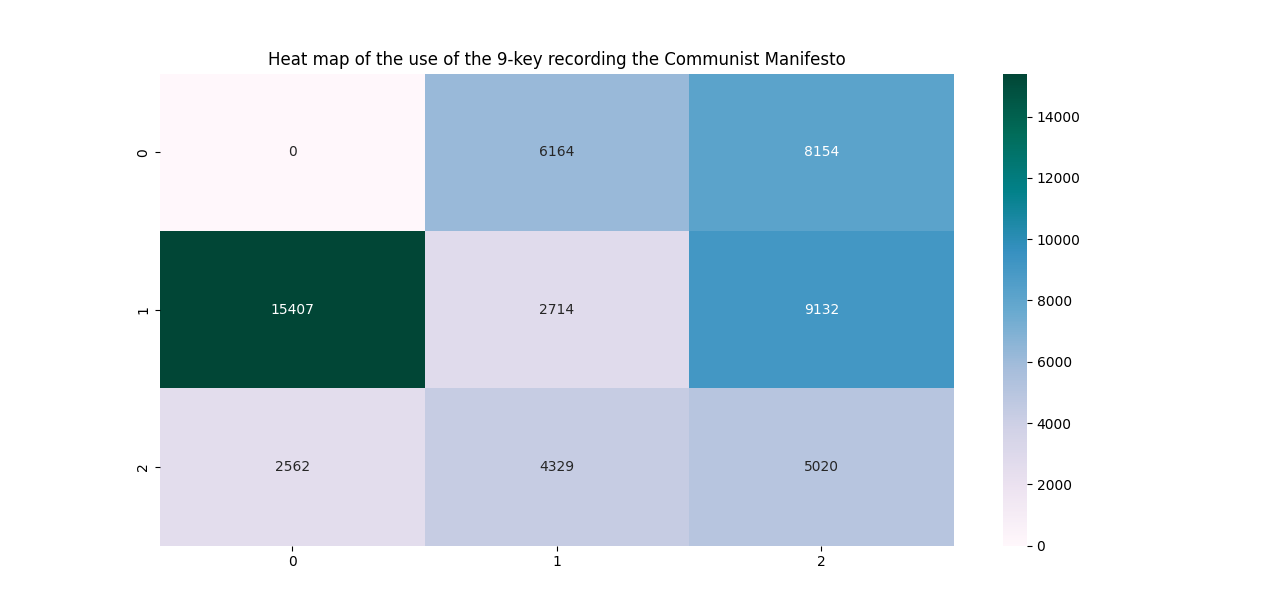

The script that drew this image:
import pdfplumber
import pinyin
import seaborn as sns
import matplotlib.pyplot as plt
import numpy as np


# 提取pdf文件中文章的拼音

file_path = r'D:\……\共产党宣言.pdf'

article_pinyin = ''        # 全文拼音

with pdfplumber.open(file_path) as pdf:
    for page in pdf.pages:        # 对pdf文件中的每一页
        text = page.extract_text()        # 提取当前页的文字
        page_pinyin = pinyin.get(text, format='strip')        # 将汉字文本转化为拼音
        article_pinyin = article_pinyin + page_pinyin        # 把每一页的拼音连在一起


# count()函数统计各字符的出现次数

n = {}
for i in article_pinyin:
    n[i] = article_pinyin.count(i)


# 构建类似键盘分布的3行3列二维数组，手动将数组的每个元素与26个字母的出现次数一一对应

data = [[0 for i in range(1,4)] for j in range(1,4)]

# 键盘第一行
data[0][1] = n['a'] + n['b'] + n['c']
data[0][2] = n['d'] + n['e'] + n['f']

# 键盘第二行
data[1][0] = n['g'] + n['h'] + n['i']
data[1][1] = n['j'] + n['k'] + n['l']
data[1][2] = n['m'] + n['n'] + n['o']

# 键盘第三行
data[2][0] = n['p'] + n['q'] + n['r'] + n['s']
data[2][1] = n['t'] + n['u'] + n['v']
data[2][2] = n['w'] + n['x'] + n['y'] + n['z']


# 计算均衡性(标准差)

arr = [data[0][1],data[0][2],
       data[1][0],data[1][1],data[1][2],
       data[2][0],data[2][1],data[2][2]]
print("Homogeneity of key use:", np.std(arr))


# 绘制热力图

sns.heatmap(data, cmap = 'PuBuGn', annot = True, fmt = '.0f')

#sns.heatmap(data,        # 矩阵数据集
#            vmin = None,        # 颜色取值最小范围
#            vmax = None,        # 颜色取值最大范围
#            cmap = None,        # 填充色
#            center = None,        # 设置色彩中心对齐值，可以调整生成的图像颜色的整体深浅
#            robust = False,        # 如果是False，且没设定vmin和vmax的值，
#            # 热力图的颜色映射范围根据具有鲁棒性的分位数设定，而不是用极值设定。
#            annot = False,        # 默认取值False；如果为True，就在热力图的每个单元上显示数值
#            fmt = '.2g',        # 矩阵上标识数字的数据格式，比如保留小数点后几位数字
#            annot_kws = False,        # 默认取值False；如果为True，设置热力图矩阵上数字的大小颜色字体
#            linewidths = 0,        # 定义热力图里“表示两两特征关系的矩阵小块”之间的间隔大小
#            linecolor = 'white',        # 切分热力图上每个矩阵小块的线的颜色，默认值是’white’
#            cbar = True,        # 是否在热力图侧边绘制颜色刻度条，默认值是True
#            cbar_kws = None,        # 热力图侧边绘制颜色刻度条时，相关字体设置，默认值是None
#            cbar_ax = None,        # 热力图侧边绘制颜色刻度条时，刻度条位置设置，默认值是None
#            square = False,        # 设置热力图矩阵小块形状，默认值是False
#            xticklabels = 'auto',        # 控制每列标签名的输出，默认值是auto
#            yticklabels = 'auto',        # 控制每行标签名的输出，默认值是auto
#            # 如果是True，则以DataFrame的列名作为标签名
#            # 如果是False，则不添加行标签名
#            # 如果是列表，则标签名改为列表中给的内容
#            # 如果是整数K，则在图上每隔K个标签进行一次标注
#            # 如果是auto，则自动选择标签的标注间距，将标签名不重叠的部分(或全部)输出
#            mask = None,        # 控制某个矩阵块是否显示出来，默认值是None
#            ax = None,        # 设置作图的坐标轴
#            **kwargs)        # 所有其他关键字参数都传递给ax.pcolormesh

# 添加标题
plt.title('Heat map of the use of the 9-key recording the Communist Manifesto')

# 显示图形
plt.show()
